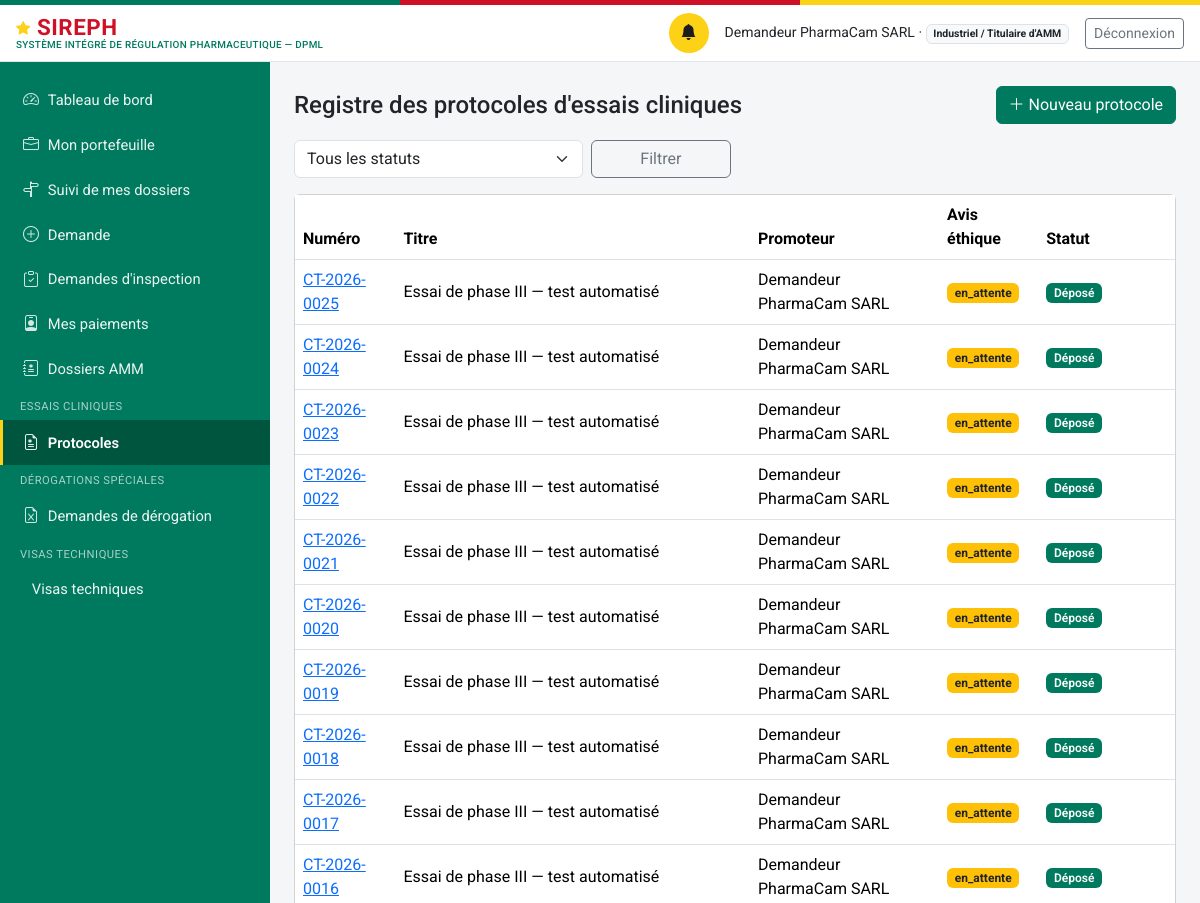
/protocoles (signed in, upper part), run on an earlier commit of the app's database.
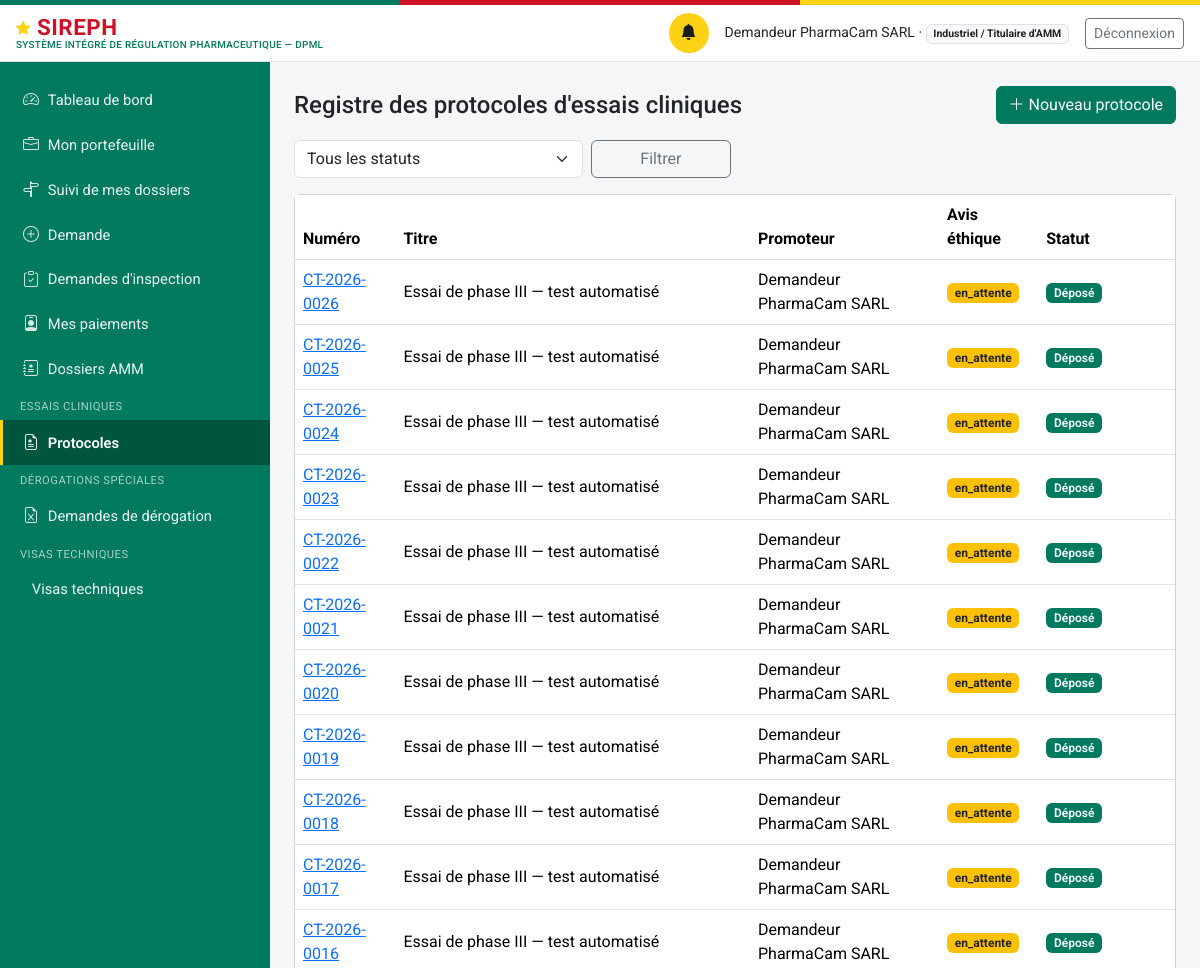
And on a later commit of the database.
### models.py (models this page shows, shortened)
class ProtocoleEssaiClinique(db.Model):
    id = db.Column(db.Integer, primary_key=True)
    numero = db.Column(db.String(30), unique=True, nullable=False)  # CT-{annee}-{seq4}
    titre = db.Column(db.String(300), nullable=False)
    promoteur_id = db.Column(db.Integer, db.ForeignKey("personne.id"), nullable=False)
    produit_etudie_id = db.Column(db.Integer, db.ForeignKey("produit.id"), nullable=True)
    reference_comite_ethique = db.Column(db.String(150), nullable=True)
    statut_avis_ethique = db.Column(db.String(20), nullable=False, default="en_attente")
    statut = db.Column(db.String(30), nullable=False, default="depose")
    motif_decision = db.Column(db.Text, nullable=True)
    date_depot = db.Column(db.DateTime, nullable=True)
    date_decision = db.Column(db.DateTime, nullable=True)
    date_validite = db.Column(db.Date, nullable=True)
    date_limite_reponse_complement = db.Column(db.DateTime, nullable=True)
    amendements_json = db.Column(db.Text, default="[]")
    rapports_etape_json = db.Column(db.Text, default="[]")
    date_creation = db.Column(db.DateTime, default=datetime.utcnow)
    date_maj = db.Column(db.DateTime, default=datetime.utcnow, onupdate=datetime.utcnow)
    promoteur = db.relationship("Personne", foreign_keys=[promoteur_id])
    produit_etudie = db.relationship("Produit", foreign_keys=[produit_etudie_id])
    sites_investigation = db.relationship("Etablissement", secondary="protocole_site", lazy="subquery")
    @property
    def amendements(self):
        return json.loads(self.amendements_json or "[]")
    @property
    def rapports_etape(self):
        return json.loads(self.rapports_etape_json or "[]")

class Personne(db.Model):
    id = db.Column(db.Integer, primary_key=True)
    nom_complet = db.Column(db.String(200), nullable=False)
    email = db.Column(db.String(150), unique=True, nullable=False)  # identifiant de connexion
    password_hash = db.Column(db.String(255), nullable=False)
    role_systeme = db.Column(db.String(50), nullable=False)
    etablissement_rattachement_id = db.Column(db.Integer, db.ForeignKey("etablissement.id"), nullable=True)
    contact = db.Column(db.String(200))
    statut_compte = db.Column(db.String(20), nullable=False, default="actif")
    date_creation = db.Column(db.DateTime, default=datetime.utcnow)
    etablissement = db.relationship("Etablissement", foreign_keys=[etablissement_rattachement_id])
    @property
    def role_label(self):
        from permissions import ROLES
        return ROLES.get(self.role_systeme, self.role_systeme)
    @property
    def niveau(self):
        from permissions import niveau
        return niveau(self)
    @property
    def est_externe(self):
        from permissions import est_externe
        return est_externe(self.role_systeme)

### routes_ct.py (the view)
@ct_bp.route("/protocoles")
@login_required
def registre():
    executer_verifications_delais_ct()
    u = current_user()
    q = ProtocoleEssaiClinique.query
    if u.role_systeme == "demandeur_externe":
        q = q.filter_by(promoteur_id=u.id)
    elif u.role_systeme not in ROLES_CT_INTERNES:
        abort(403)
    statut = request.args.get("statut", "")
    if statut:
        q = q.filter_by(statut=statut)
    protocoles = q.order_by(ProtocoleEssaiClinique.date_creation.desc()).all()
    return render_template("essais_cliniques/registre.html", protocoles=protocoles, statut=statut)

### auth.py (called while the page is built)
def current_user():
    uid = session.get("user_id")
    if not uid:
        return None
    return db.session.get(Personne, uid)

def login_required(view):
    @wraps(view)
    def wrapped(*a, **kw):
        if not current_user():
            return redirect(url_for("login", next=request.path))
        return view(*a, **kw)
    return wrapped

### delais.py (called while the page is built)
def get_parametre(module, cle, default=None):
    p = ParametreModule.query.filter_by(module=module, cle=cle).first()
    return p.valeur if p else default

### paiements.py (called while the page is built)
def _representant_etablissement(etablissement_id):
    return (Personne.query
            .filter(Personne.etablissement_rattachement_id == etablissement_id,
                    Personne.role_systeme.in_(_PROFILS_REPRESENTANTS),
                    Personne.statut_compte == "actif")
            .first())

def paiements_du_redevable(personne):
    resultat = []
    for p in Paiement.query.order_by(Paiement.date_creation.desc()).all():
        d = _demandeur(p)
        if d and d.id == personne.id:
            resultat.append(p)
    return resultat

### permissions.py (called while the page is built)
def est_externe(role):
    return role in ROLES_EXTERNES

def a_niveau(user, minimum):
    return niveau(user) >= minimum

### templates/essais_cliniques/registre.html (shortened to what this page needs)
{% extends "base.html" %}
{% block content %}
<div class="d-flex justify-content-between align-items-center mb-3">
  <h4 class="mb-0">Registre des protocoles d'essais cliniques</h4>
  {% if current_user.role_systeme in ("demandeur_externe", "administrateur_dpml") %}
  <a href="{{ url_for('ct.nouveau') }}" class="btn btn-primary"><i class="bi bi-plus-lg"></i> Nouveau protocole</a>
  {% endif %}
</div>
<form method="get" class="row g-2 mb-3" role="search">
  <div class="col-md-4">
    <select class="form-select" id="statut" name="statut">
      <option value="">Tous les statuts</option>
    </select>
  </div>
  <div class="col-md-2"><button class="btn btn-outline-secondary w-100">Filtrer</button></div>
</form>
<div class="card">
  <div class="table-responsive">
    <table class="table table-hover align-middle mb-0">
      <thead><tr><th>Numéro</th><th>Titre</th><th>Promoteur</th><th>Avis éthique</th><th>Statut</th></tr></thead>
      <tbody>
        {% for p in protocoles %}
        <tr>
          <td><a href="{{ url_for('ct.fiche', id=p.id) }}">{{ p.numero }}</a></td>
          <td>{{ p.titre }}</td>
          <td>{{ p.promoteur.nom_complet }}</td>
          <td><span class="badge {{ 'bg-success' if p.statut_avis_ethique == 'favorable' else ('bg-danger' if p.statut_avis_ethique == 'defavorable' else 'bg-warning text-dark') }}">
            {{ p.statut_avis_ethique }}</span></td>
          <td><span class="badge bg-primary badge-statut">{{ STATUTS_CT.get(p.statut, p.statut) }}</span></td>
        </tr>
        {% else %}
        <tr><td colspan="5" class="text-center text-muted py-4">Aucun résultat ne correspond à ces critères.</td></tr>
        {% endfor %}
      </tbody>
    </table>
  </div>
</div>
{% endblock %}

What changed in the data, as far as the page shows it:
added ProtocoleEssaiClinique: numero "CT-2026-0026", titre "Essai de phase III — test automatisé", promoteur.nom_complet "Demandeur PharmaCam SARL", statut_avis_ethique "en_attente", get "Déposé"
